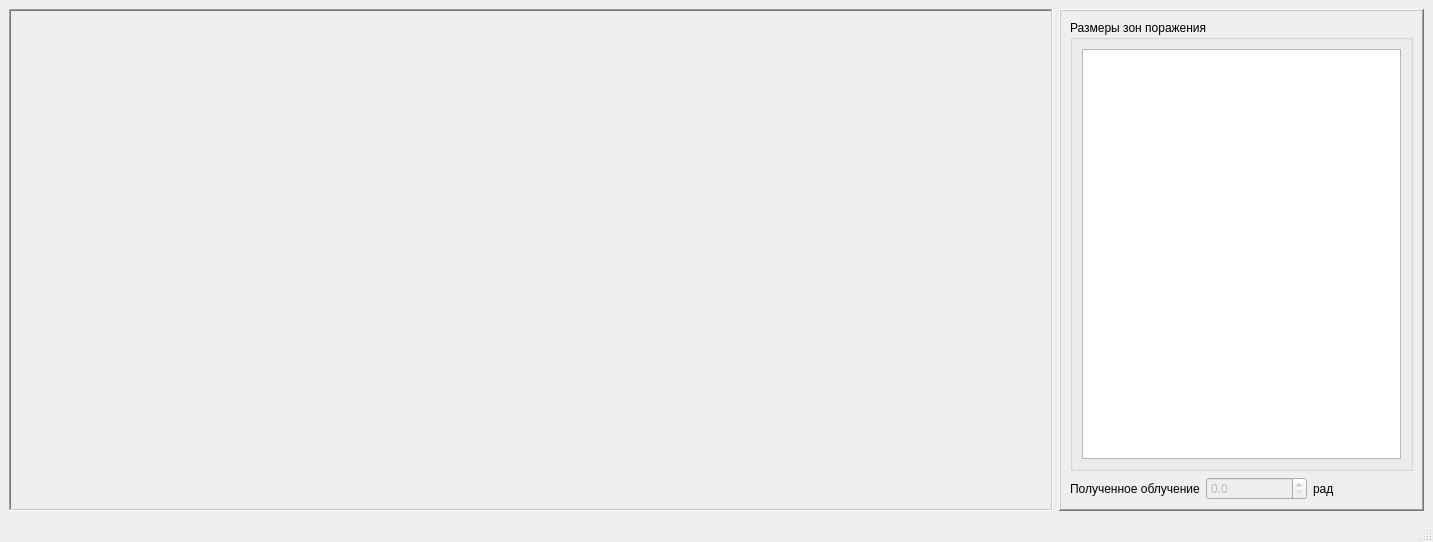
<?xml version="1.0" encoding="UTF-8"?>
<ui version="4.0">
 <class>ResultWindow</class>
 <widget class="QMainWindow" name="ResultWindow">
  <property name="geometry">
   <rect>
    <x>0</x>
    <y>0</y>
    <width>1433</width>
    <height>542</height>
   </rect>
  </property>
  <property name="windowTitle">
   <string>Результирующие потери л/с</string>
  </property>
  <widget class="QWidget" name="centralwidget">
   <layout class="QHBoxLayout" name="horizontalLayout_2">
    <item>
     <widget class="QFrame" name="frame">
      <property name="frameShape">
       <enum>QFrame::WinPanel</enum>
      </property>
      <property name="frameShadow">
       <enum>QFrame::Sunken</enum>
      </property>
      <layout class="QVBoxLayout" name="verticalLayout">
       <item>
        <widget class="QCustomPlot" name="graph" native="true"/>
       </item>
      </layout>
     </widget>
    </item>
    <item>
     <widget class="QFrame" name="frame_2">
      <property name="maximumSize">
       <size>
        <width>365</width>
        <height>16777215</height>
       </size>
      </property>
      <property name="frameShape">
       <enum>QFrame::WinPanel</enum>
      </property>
      <property name="frameShadow">
       <enum>QFrame::Raised</enum>
      </property>
      <layout class="QVBoxLayout" name="verticalLayout_3">
       <item>
        <widget class="QGroupBox" name="groupBox">
         <property name="title">
          <string>Размеры зон поражения</string>
         </property>
         <layout class="QVBoxLayout" name="verticalLayout_2">
          <item>
           <widget class="QTableWidget" name="tableWidget_zone">
            <property name="frameShape">
             <enum>QFrame::StyledPanel</enum>
            </property>
            <property name="frameShadow">
             <enum>QFrame::Sunken</enum>
            </property>
           </widget>
          </item>
         </layout>
        </widget>
       </item>
       <item>
        <layout class="QHBoxLayout" name="horizontalLayout">
         <item>
          <widget class="QLabel" name="label">
           <property name="text">
            <string>Полученное облучение</string>
           </property>
          </widget>
         </item>
         <item>
          <widget class="QDoubleSpinBox" name="doubleSpinBox_rad_D">
           <property name="enabled">
            <bool>false</bool>
           </property>
           <property name="readOnly">
            <bool>false</bool>
           </property>
           <property name="decimals">
            <number>1</number>
           </property>
           <property name="maximum">
            <double>10000000.000000000000000</double>
           </property>
          </widget>
         </item>
         <item>
          <widget class="QLabel" name="label_2">
           <property name="text">
            <string>рад</string>
           </property>
          </widget>
         </item>
        </layout>
       </item>
      </layout>
     </widget>
    </item>
   </layout>
  </widget>
  <widget class="QMenuBar" name="menubar">
   <property name="geometry">
    <rect>
     <x>0</x>
     <y>0</y>
     <width>1433</width>
     <height>26</height>
    </rect>
   </property>
  </widget>
  <widget class="QStatusBar" name="statusbar"/>
 </widget>
 <customwidgets>
  <customwidget>
   <class>QCustomPlot</class>
   <extends>QWidget</extends>
   <header>qcustomplot.h</header>
   <container>1</container>
  </customwidget>
 </customwidgets>
 <resources/>
 <connections/>
</ui>
